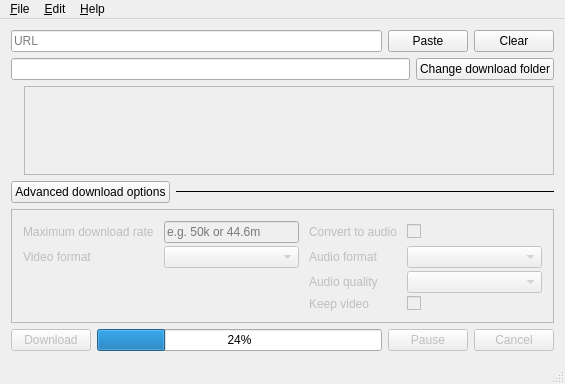
<?xml version="1.0" encoding="UTF-8"?>
<ui version="4.0">
 <class>YoutubeDL</class>
 <widget class="QMainWindow" name="YoutubeDL">
  <property name="geometry">
   <rect>
    <x>0</x>
    <y>0</y>
    <width>565</width>
    <height>384</height>
   </rect>
  </property>
  <property name="windowTitle">
   <string>YoutubeDL</string>
  </property>
  <widget class="QWidget" name="centralWidget">
   <layout class="QVBoxLayout" name="verticalLayout">
    <item>
     <layout class="QHBoxLayout" name="horizontalLayout">
      <item>
       <widget class="QLineEdit" name="url">
        <property name="toolTip">
         <string>Video URL</string>
        </property>
        <property name="text">
         <string/>
        </property>
        <property name="readOnly">
         <bool>true</bool>
        </property>
        <property name="placeholderText">
         <string>URL</string>
        </property>
       </widget>
      </item>
      <item>
       <widget class="QPushButton" name="pasteButton">
        <property name="text">
         <string>Paste</string>
        </property>
       </widget>
      </item>
      <item>
       <widget class="QPushButton" name="delete_2">
        <property name="text">
         <string>Clear</string>
        </property>
       </widget>
      </item>
     </layout>
    </item>
    <item>
     <layout class="QHBoxLayout" name="horizontalLayout_2">
      <item>
       <widget class="QLineEdit" name="path">
        <property name="toolTip">
         <string>Save to</string>
        </property>
        <property name="readOnly">
         <bool>true</bool>
        </property>
       </widget>
      </item>
      <item>
       <widget class="QPushButton" name="browseButton">
        <property name="text">
         <string>Change download folder</string>
        </property>
       </widget>
      </item>
     </layout>
    </item>
    <item>
     <layout class="QHBoxLayout" name="horizontalLayout_5">
      <item>
       <widget class="QLabel" name="imageLabel">
        <property name="maximumSize">
         <size>
          <width>200</width>
          <height>200</height>
         </size>
        </property>
        <property name="text">
         <string/>
        </property>
        <property name="alignment">
         <set>Qt::AlignLeading|Qt::AlignLeft|Qt::AlignTop</set>
        </property>
       </widget>
      </item>
      <item>
       <widget class="QScrollArea" name="scrollArea">
        <property name="widgetResizable">
         <bool>true</bool>
        </property>
        <widget class="QWidget" name="scrollAreaWidgetContents">
         <property name="geometry">
          <rect>
           <x>0</x>
           <y>0</y>
           <width>530</width>
           <height>86</height>
          </rect>
         </property>
         <layout class="QVBoxLayout" name="verticalLayout_2">
          <item>
           <widget class="QLabel" name="titleDescLabel">
            <property name="text">
             <string/>
            </property>
            <property name="alignment">
             <set>Qt::AlignLeading|Qt::AlignLeft|Qt::AlignTop</set>
            </property>
           </widget>
          </item>
         </layout>
        </widget>
       </widget>
      </item>
     </layout>
    </item>
    <item>
     <layout class="QHBoxLayout" name="horizontalLayout_4">
      <item alignment="Qt::AlignLeft">
       <widget class="QPushButton" name="downloadOptions">
        <property name="enabled">
         <bool>true</bool>
        </property>
        <property name="sizePolicy">
         <sizepolicy hsizetype="Maximum" vsizetype="Fixed">
          <horstretch>0</horstretch>
          <verstretch>0</verstretch>
         </sizepolicy>
        </property>
        <property name="maximumSize">
         <size>
          <width>16777215</width>
          <height>16777215</height>
         </size>
        </property>
        <property name="text">
         <string>Advanced download options</string>
        </property>
        <property name="flat">
         <bool>false</bool>
        </property>
       </widget>
      </item>
      <item>
       <widget class="Line" name="line">
        <property name="sizePolicy">
         <sizepolicy hsizetype="Expanding" vsizetype="Fixed">
          <horstretch>0</horstretch>
          <verstretch>0</verstretch>
         </sizepolicy>
        </property>
        <property name="font">
         <font>
          <kerning>true</kerning>
         </font>
        </property>
        <property name="frameShadow">
         <enum>QFrame::Plain</enum>
        </property>
        <property name="orientation">
         <enum>Qt::Horizontal</enum>
        </property>
       </widget>
      </item>
     </layout>
    </item>
    <item>
     <widget class="QFrame" name="downloadOptionsFrame">
      <property name="enabled">
       <bool>false</bool>
      </property>
      <property name="sizePolicy">
       <sizepolicy hsizetype="Preferred" vsizetype="MinimumExpanding">
        <horstretch>0</horstretch>
        <verstretch>0</verstretch>
       </sizepolicy>
      </property>
      <property name="minimumSize">
       <size>
        <width>0</width>
        <height>110</height>
       </size>
      </property>
      <property name="maximumSize">
       <size>
        <width>16777215</width>
        <height>16777215</height>
       </size>
      </property>
      <property name="frameShape">
       <enum>QFrame::StyledPanel</enum>
      </property>
      <property name="frameShadow">
       <enum>QFrame::Raised</enum>
      </property>
      <layout class="QHBoxLayout" name="horizontalLayout_9">
       <item>
        <layout class="QGridLayout" name="gridLayout">
         <property name="horizontalSpacing">
          <number>10</number>
         </property>
         <property name="verticalSpacing">
          <number>3</number>
         </property>
         <item row="1" column="0">
          <widget class="QLabel" name="label_2">
           <property name="text">
            <string>Video format</string>
           </property>
          </widget>
         </item>
         <item row="0" column="0">
          <widget class="QLabel" name="label">
           <property name="text">
            <string>Maximum download rate</string>
           </property>
           <property name="alignment">
            <set>Qt::AlignLeading|Qt::AlignLeft|Qt::AlignVCenter</set>
           </property>
          </widget>
         </item>
         <item row="3" column="2">
          <widget class="QLabel" name="label_4">
           <property name="text">
            <string>Keep video</string>
           </property>
          </widget>
         </item>
         <item row="1" column="3">
          <widget class="QComboBox" name="audioFormatCombo">
           <property name="sizePolicy">
            <sizepolicy hsizetype="Expanding" vsizetype="Fixed">
             <horstretch>0</horstretch>
             <verstretch>0</verstretch>
            </sizepolicy>
           </property>
           <property name="minimumSize">
            <size>
             <width>120</width>
             <height>0</height>
            </size>
           </property>
          </widget>
         </item>
         <item row="0" column="2">
          <widget class="QLabel" name="label_3">
           <property name="text">
            <string>Convert to audio</string>
           </property>
          </widget>
         </item>
         <item row="2" column="3">
          <widget class="QComboBox" name="audioQualityCombo">
           <property name="sizePolicy">
            <sizepolicy hsizetype="Expanding" vsizetype="Fixed">
             <horstretch>0</horstretch>
             <verstretch>0</verstretch>
            </sizepolicy>
           </property>
           <property name="minimumSize">
            <size>
             <width>120</width>
             <height>0</height>
            </size>
           </property>
           <property name="toolTip">
            <string>Smaller number means better quality</string>
           </property>
          </widget>
         </item>
         <item row="0" column="3">
          <widget class="QCheckBox" name="audioCheckBox">
           <property name="toolTip">
            <string/>
           </property>
           <property name="text">
            <string/>
           </property>
          </widget>
         </item>
         <item row="1" column="1">
          <widget class="QComboBox" name="videoFormatCombo">
           <property name="enabled">
            <bool>false</bool>
           </property>
           <property name="sizePolicy">
            <sizepolicy hsizetype="Expanding" vsizetype="Fixed">
             <horstretch>0</horstretch>
             <verstretch>0</verstretch>
            </sizepolicy>
           </property>
           <property name="minimumSize">
            <size>
             <width>120</width>
             <height>0</height>
            </size>
           </property>
           <property name="toolTip">
            <string>Only Youtube (not working)</string>
           </property>
          </widget>
         </item>
         <item row="1" column="2">
          <widget class="QLabel" name="audioFormat">
           <property name="text">
            <string>Audio format</string>
           </property>
          </widget>
         </item>
         <item row="0" column="1">
          <widget class="QLineEdit" name="downloadRate">
           <property name="sizePolicy">
            <sizepolicy hsizetype="Expanding" vsizetype="Fixed">
             <horstretch>0</horstretch>
             <verstretch>0</verstretch>
            </sizepolicy>
           </property>
           <property name="minimumSize">
            <size>
             <width>120</width>
             <height>0</height>
            </size>
           </property>
           <property name="toolTip">
            <string>Leave empty for maximum speed</string>
           </property>
           <property name="placeholderText">
            <string>e.g. 50k or 44.6m</string>
           </property>
          </widget>
         </item>
         <item row="2" column="2">
          <widget class="QLabel" name="audioQuality">
           <property name="text">
            <string>Audio quality</string>
           </property>
          </widget>
         </item>
         <item row="3" column="3">
          <widget class="QCheckBox" name="keepVideoCheckBox">
           <property name="text">
            <string/>
           </property>
          </widget>
         </item>
        </layout>
       </item>
      </layout>
     </widget>
    </item>
    <item>
     <layout class="QHBoxLayout" name="horizontalLayout_3">
      <item>
       <widget class="QPushButton" name="downloadButton">
        <property name="enabled">
         <bool>false</bool>
        </property>
        <property name="text">
         <string>Download</string>
        </property>
       </widget>
      </item>
      <item>
       <widget class="QProgressBar" name="downloadProgressBar">
        <property name="value">
         <number>24</number>
        </property>
       </widget>
      </item>
      <item>
       <widget class="QPushButton" name="pauseButton">
        <property name="enabled">
         <bool>false</bool>
        </property>
        <property name="text">
         <string>Pause</string>
        </property>
       </widget>
      </item>
      <item>
       <widget class="QPushButton" name="cancelButton">
        <property name="enabled">
         <bool>false</bool>
        </property>
        <property name="text">
         <string>Cancel</string>
        </property>
       </widget>
      </item>
     </layout>
    </item>
   </layout>
  </widget>
  <widget class="QMenuBar" name="menuBar">
   <property name="geometry">
    <rect>
     <x>0</x>
     <y>0</y>
     <width>565</width>
     <height>18</height>
    </rect>
   </property>
   <widget class="QMenu" name="menuFile">
    <property name="title">
     <string>&amp;File</string>
    </property>
    <addaction name="actionExit"/>
   </widget>
   <widget class="QMenu" name="menuEdit">
    <property name="title">
     <string>&amp;Edit</string>
    </property>
    <addaction name="actionPaste"/>
    <addaction name="actionClear"/>
   </widget>
   <widget class="QMenu" name="menuHelp">
    <property name="title">
     <string>&amp;Help</string>
    </property>
    <addaction name="actionAbout"/>
    <addaction name="actionSupported_sites"/>
   </widget>
   <addaction name="menuFile"/>
   <addaction name="menuEdit"/>
   <addaction name="menuHelp"/>
  </widget>
  <widget class="QStatusBar" name="statusBar"/>
  <action name="actionExit">
   <property name="icon">
    <iconset theme="application-exit"/>
   </property>
   <property name="text">
    <string>Quit</string>
   </property>
   <property name="shortcut">
    <string>Ctrl+Q</string>
   </property>
  </action>
  <action name="actionAbout">
   <property name="icon">
    <iconset theme="help-about">
     <normaloff/>
    </iconset>
   </property>
   <property name="text">
    <string>About</string>
   </property>
  </action>
  <action name="actionSupported_sites">
   <property name="text">
    <string>Supported sites</string>
   </property>
  </action>
  <action name="actionPaste">
   <property name="icon">
    <iconset theme="edit-paste">
     <normaloff/>
    </iconset>
   </property>
   <property name="text">
    <string>Paste</string>
   </property>
   <property name="shortcut">
    <string>Ctrl+V</string>
   </property>
  </action>
  <action name="actionClear">
   <property name="icon">
    <iconset theme="edit-clear">
     <normaloff/>
    </iconset>
   </property>
   <property name="text">
    <string>Clear</string>
   </property>
   <property name="shortcut">
    <string>Del</string>
   </property>
  </action>
 </widget>
 <layoutdefault spacing="6" margin="11"/>
 <resources/>
 <connections>
  <connection>
   <sender>pasteButton</sender>
   <signal>clicked()</signal>
   <receiver>url</receiver>
   <slot>paste()</slot>
   <hints>
    <hint type="sourcelabel">
     <x>468</x>
     <y>67</y>
    </hint>
    <hint type="destinationlabel">
     <x>298</x>
     <y>51</y>
    </hint>
   </hints>
  </connection>
  <connection>
   <sender>delete_2</sender>
   <signal>clicked()</signal>
   <receiver>url</receiver>
   <slot>clear()</slot>
   <hints>
    <hint type="sourcelabel">
     <x>554</x>
     <y>67</y>
    </hint>
    <hint type="destinationlabel">
     <x>334</x>
     <y>53</y>
    </hint>
   </hints>
  </connection>
 </connections>
</ui>
